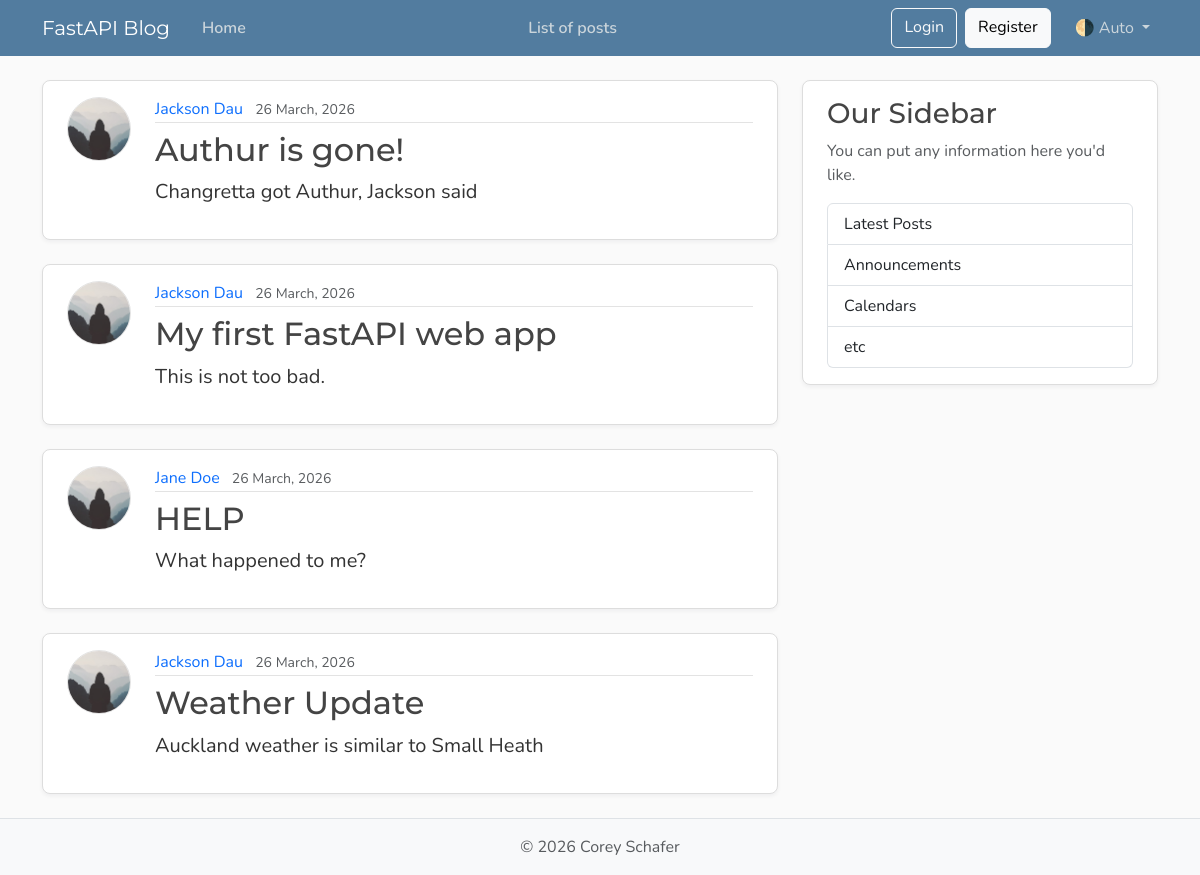
Page /posts on the earlier database version.
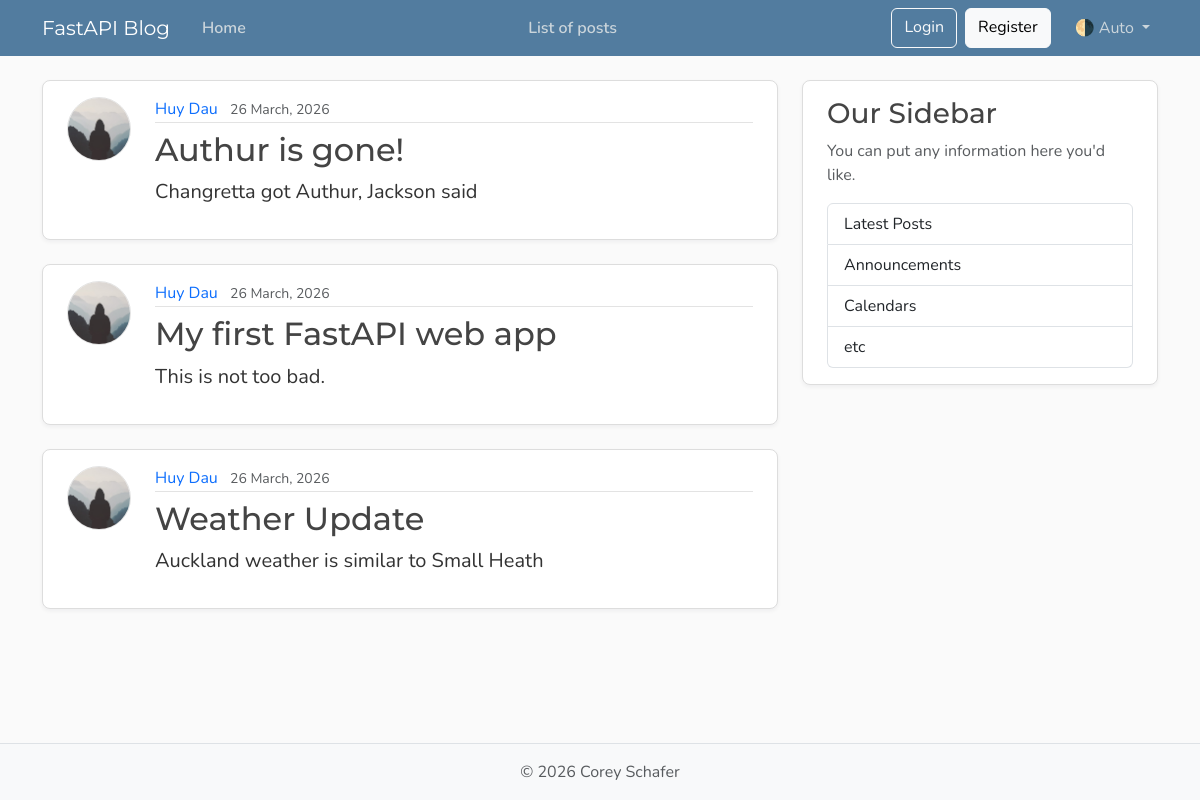
Same page on the later database version.
### models.py (models this page shows, shortened)
class Post(Base):
    __tablename__ = "posts"
    id: Mapped[int] = mapped_column(Integer, primary_key=True, index=True)
    title: Mapped[str] = mapped_column(String(100), nullable=False)
    content: Mapped[str] = mapped_column(Text, nullable=False)
    user_id: Mapped[int] = mapped_column(
        ForeignKey("users.id"),
        nullable=False,
        index=True,
    )
    date_posted: Mapped[datetime] = mapped_column(
        DateTime(timezone=True),
        default=lambda: datetime.now(UTC),
    )
    author: Mapped[User] = relationship(back_populates="posts")

class User(Base):
    __tablename__ = "users"
    id: Mapped[int] = mapped_column(Integer, primary_key=True, index=True)
    username: Mapped[str] = mapped_column(String(50), unique=True, nullable=False)
    email: Mapped[str] = mapped_column(String(120), unique=True, nullable=False)
    image_file: Mapped[str | None] = mapped_column(
        String(200),
        nullable=True,
        default=None,
    )
    posts: Mapped[list[Post]] = relationship(back_populates="author", cascade="all, delete-orphan")

### main.py (the view)
@app.get("/", include_in_schema=False, name="home")
@app.get("/posts", include_in_schema=False, name="posts")
def home(request: Request, db: Annotated[Session, Depends(get_db)]):
    result = db.execute(select(models.Post))
    posts = result.scalars().all()
    return templates.TemplateResponse(
        request,
        "home.html",
        {"posts": posts, "title": "Home"},
    )

### templates/home.html
{% extends "layout.html" %}
{% block content %}
  {% for post in posts %}
    <article class="content-section py-3 px-4 mb-4">
      <div class="d-flex align-items-start gap-4">
        <img class="rounded-circle article-img flex-shrink-0"
             src="{{ post.author.image_path }}"
             alt="{{ post.author.username }}'s profile picture"
             width="64"
             height="64"
             loading="lazy">
        <div class="flex-grow-1">
          <div class="article-metadata mb-2">
            <a class="me-2" href="{{url_for('user_posts', user_id=post.author.id) }}">{{ post.author.username }}</a>
            <small class="text-body-secondary">{{ post.date_posted.strftime('%d %B, %Y') }}</small>
          </div>
          <h2>
            <a class="article-title" href="{{ url_for('post_detail',post_id=post.id)}}">{{ post.title }}</a>
          </h2>
          <p class="article-content">{{ post.content }}</p>
        </div>
      </div>
    </article>
  {% endfor %}
{% endblock content %}

### templates/layout.html (shortened to what this page needs)
<!DOCTYPE html>
<html lang="en">
  <head>
    <link href="https://cdn.jsdelivr.net/npm/bootstrap@5.3.8/dist/css/bootstrap.min.css"
          rel="stylesheet"
>
    <link rel="stylesheet" type="text/css" href="{{ url_for('static',path='css/main.css') }}">
  </head>
  <body class="d-flex flex-column min-vh-100">
    <header class="site-header">
      <nav class="navbar navbar-expand-md bg-steel fixed-top"
           data-bs-theme="dark">
        <div class="container">
          <a class="navbar-brand me-4" href="{{ url_for('home') }}">FastAPI Blog</a>
          <div class="collapse navbar-collapse" id="navbarToggle">
            <div class="navbar-nav me-auto">
              <a class="nav-link active" aria-current="page" href="{{ url_for('home')}}">Home</a>
            </div>
          <div class="navbar-nav me-auto">
              <a class="nav-link active" aria-current="page" href="#">List of posts</a>
        </div>
            <div class="navbar-nav">
              <a class="btn btn-outline-light mb-2 mb-md-0 me-md-2" href="#">Login</a>
              <a class="btn btn-light mb-2 mb-md-0 me-md-3" href="#">Register</a>
              <div class="nav-item dropdown">
                <a class="nav-link dropdown-toggle"
                   href="#"
                   role="button"
                   id="bd-theme"
                   data-bs-toggle="dropdown"
                   aria-expanded="false">
                  <span id="bd-theme-text">🌗 Auto</span>
                </a>
              </div>
            </div>
          </div>
        </div>
      </nav>
    </header>
    <main role="main" class="container">
      <div class="row">
        <div class="col-md-8">
          {% block content %}
          {% endblock content %}
        </div>
        <aside class="col-md-4">
          <div class="content-section py-3 px-4 mb-4">
            <h3>Our Sidebar</h3>
            <p class="text-body-secondary">You can put any information here you'd like.</p>
            <ul class="list-group">
              <li class="list-group-item">Latest Posts</li>
              <li class="list-group-item">Announcements</li>
              <li class="list-group-item">Calendars</li>
              <li class="list-group-item">etc</li>
            </ul>
          </div>
        </aside>
      </div>
    </main>
    <footer class="mt-auto py-3 bg-body-tertiary border-top">
      <div class="container text-center">
        <p class="text-body-secondary mb-0">
          © <span id="year"></span> Corey Schafer
        </p>
      </div>
    </footer>
  </body>
</html>

### static/css/main.css (style rules this page uses)
:root { --font-heading: "Montserrat", system-ui, -apple-system, BlinkMacSystemFont, sans-serif; --font-body: "Nunito", system-ui, -apple-system, BlinkMacSystemFont, sans-serif; --color-bg-body: #fafafa; --color-bg-content: #ffffff; --color-text-primary: #333333; --color-text-heading: #444444; --color-steel: #527c9f; --color-nav-link: #cbd5db; --color-nav-link-hover: #ffffff; --color-link-hover: #428bca; --color-border: #dddddd; --color-border-light: #e3e3e3; --spacing-xl: 5rem; --article-img-size: 4rem; --account-img-size: 7.813rem; }
body { font-family: var(--font-body); background: var(--color-bg-body); color: var(--color-text-primary); }
main { padding-top: var(--spacing-xl); }
h1, h2, h3, h4, h5, h6 { font-family: var(--font-heading); color: var(--color-text-heading); }
.navbar-brand { font-family: var(--font-heading); }
a { text-decoration: none; }
.bg-steel { background-color: var(--color-steel); }
.site-header .navbar-nav .nav-link { color: var(--color-nav-link); transition: color 0.2s ease-in-out; }
.site-header .navbar-nav .nav-link.active { font-weight: 600; }
.content-section { background: var(--color-bg-content); border: 1px solid var(--color-border); border-radius: 0.5rem; box-shadow: 0 2px 4px rgba(15, 23, 42, 0.05); transition: box-shadow 0.15s ease, transform 0.15s ease, border-color 0.15s ease; }
.article-title { color: var(--color-text-heading); transition: color 0.2s ease-in-out; }
.article-content { white-space: pre-line; font-size: 1.25rem; }
.article-img { height: var(--article-img-size); width: var(--article-img-size); flex-shrink: 0; object-fit: cover; border: 1px solid var(--color-border-light); box-shadow: 0 0 0 2px var(--color-bg-content); }
.article-metadata { padding-bottom: 0.063rem; border-bottom: 1px solid var(--color-border-light); }
.article-metadata a { transition: color 0.2s ease-in-out; }
[data-bs-theme="dark"] { --color-bg-body: #1a1a1a; --color-bg-content: #2d2d2d; --color-text-primary: #e0e0e0; --color-text-heading: #f0f0f0; --color-border: #404040; --color-border-light: #4a4a4a; }

Differences in the rows shown:
removed Post: author.username "Jane Doe", date_posted "26 March, 2026", title "HELP", content "What happened to me?"
changed through a linked row, Post "Authur is gone!": author.username "Jackson Dau" → "Huy Dau"
changed through a linked row, Post "My first FastAPI web app": author.username "Jackson Dau" → "Huy Dau"
changed through a linked row, Post "Weather Update": author.username "Jackson Dau" → "Huy Dau"
